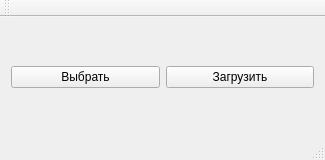
<?xml version="1.0" encoding="UTF-8"?>
<ui version="4.0">
 <class>FMainWindow</class>
 <widget class="QMainWindow" name="FMainWindow">
  <property name="geometry">
   <rect>
    <x>0</x>
    <y>0</y>
    <width>325</width>
    <height>160</height>
   </rect>
  </property>
  <property name="windowTitle">
   <string>FMainWindow</string>
  </property>
  <widget class="QWidget" name="centralWidget">
   <layout class="QHBoxLayout" name="horizontalLayout">
    <item>
     <widget class="QPushButton" name="pbLoadCode">
      <property name="text">
       <string>Выбрать</string>
      </property>
     </widget>
    </item>
    <item>
     <widget class="QPushButton" name="pbLoadIntoDB">
      <property name="text">
       <string>Загрузить</string>
      </property>
     </widget>
    </item>
   </layout>
  </widget>
  <widget class="QMenuBar" name="menuBar">
   <property name="geometry">
    <rect>
     <x>0</x>
     <y>0</y>
     <width>325</width>
     <height>21</height>
    </rect>
   </property>
  </widget>
  <widget class="QToolBar" name="mainToolBar">
   <attribute name="toolBarArea">
    <enum>TopToolBarArea</enum>
   </attribute>
   <attribute name="toolBarBreak">
    <bool>false</bool>
   </attribute>
  </widget>
  <widget class="QStatusBar" name="statusBar"/>
 </widget>
 <layoutdefault spacing="6" margin="11"/>
 <resources/>
 <connections/>
</ui>
